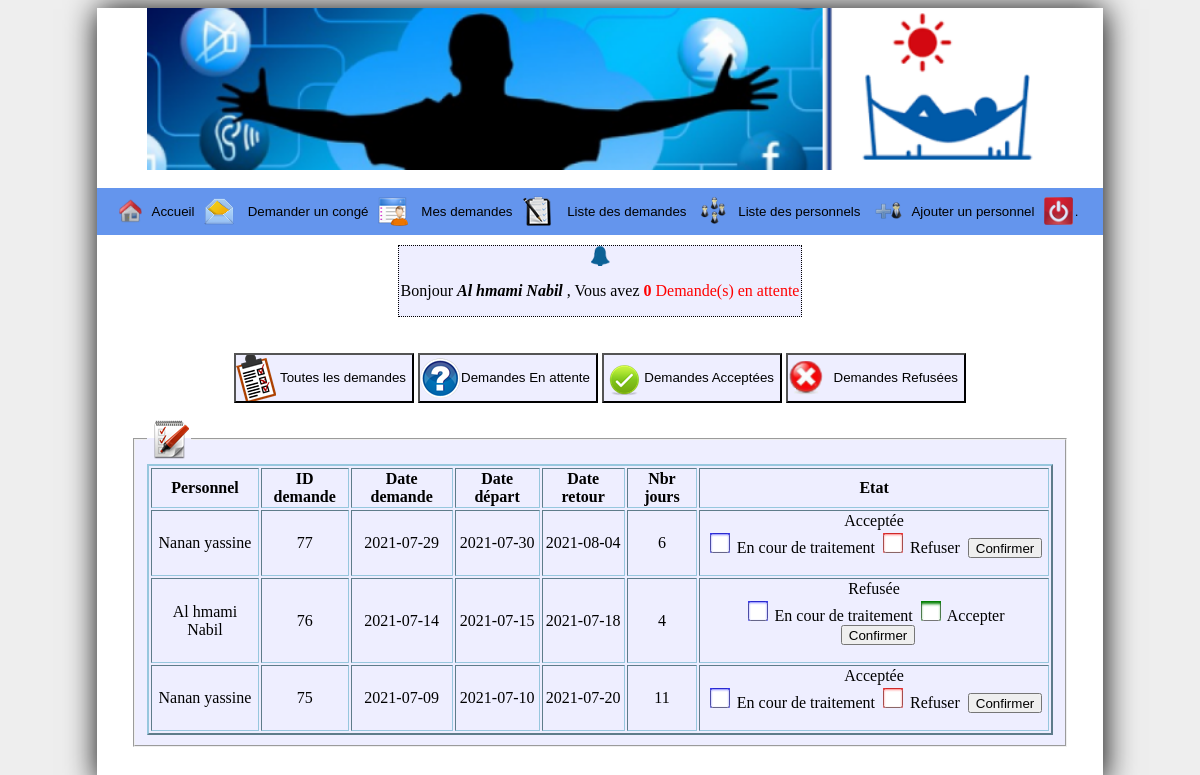
Page /listeDemandes.php (signed in) on the committed database.
### tables this page shows
CREATE TABLE IF NOT EXISTS `demande` (
  `ID` int(11) NOT NULL AUTO_INCREMENT,
  `CIN` varchar(10) NOT NULL,
  `DateDepart` date NOT NULL,
  `DateRetour` date NOT NULL,
  `DateDemande` date NOT NULL,
  `Etat` tinyint(1) NOT NULL,
  PRIMARY KEY (`ID`)
);

CREATE TABLE IF NOT EXISTS `personnel` (
  `cin` varchar(10) NOT NULL,
  `nom` varchar(255) NOT NULL,
  `prenom` varchar(255) NOT NULL,
  `grade` varchar(255) NOT NULL,
  `division` varchar(255) NOT NULL,
  `tel` varchar(12) NOT NULL,
  `adresse` text NOT NULL,
  `jourstot` int(2) NOT NULL,
  `joursrest` int(2) NOT NULL,
  `login` varchar(255) NOT NULL,
  `pass` varchar(255) NOT NULL,
  `admin` int(1) NOT NULL,
  `email` text NOT NULL,
  PRIMARY KEY (`cin`),
  UNIQUE KEY `cin` (`cin`)
);

### config.php (called while the page is built, shortened)
<?php
function dateDiff($date1, $date2){
$date1  = strtotime($date1);
$date2 = strtotime($date2);
    $diff = abs($date1 - $date2);
    $retour = array();
    $tmp = $diff;
    $retour['second'] = $tmp % 60;
    $tmp = floor( ($tmp - $retour['second']) /60 );
    $retour['minute'] = $tmp % 60;
    $tmp = floor( ($tmp - $retour['minute'])/60 );
    $retour['hour'] = $tmp % 24;
    $tmp = floor( ($tmp - $retour['hour'])  / 24 );
    $retour['day'] = $tmp;
    return $retour['day'];
}
 function LesDemandes(){
connexionBdd($bdd);
$req= $bdd->query('SELECT * FROM demande ORDER BY ID DESC');
return $req ;
}
function verifyAdmin(){
if(isset($_SESSION['admin'])){
	if($_SESSION['admin']==0)
       { return false;}
   else{return true ;}}
else{
return false;}
}
function InfosPersonnel($id){
connexionBdd($bdd);
$req=$bdd->query('SELECT * FROM personnel WHERE cin=\'' . strtoupper(htmlspecialchars(trim($id))). '\'');
$rep=$req->fetch();
return $rep;
}
function notifications(){
connexionBdd($bdd);
$req= $bdd->query('SELECT count(*) AS NbenAttente FROM demande WHERE Etat= 0 ');
$rep=$req->fetch();
return $rep['NbenAttente'];
}
?>

### listeDemandes.php (the view, shortened to what this page needs)
<html>
<head>
	<link href="css/styleLD.css" rel="stylesheet">
</head>
<body>
<div class="container">
<?php
include_once('config.php');
if(isset($_GET['enAttente'])){
$reponse=DemandesEnAttente();
}
elseif(isset($_GET['acceptee'])){
$reponse=DemandesAcceptee();
}
elseif(isset($_GET['refusee'])){
$reponse=DemandesRefusee();
}
else{
$reponse=LesDemandes();
}
include_once('header.php');
?>
<br>
<br>
<div class="choix">
<form action="listeDemandes.php" method="get">
    <input type="submit" value ="Toutes les demandes" >
</form>
<form action="listeDemandes.php" method="get">
    <input type="submit" value ="Demandes En attente" >
</form>
<form action="listeDemandes.php" method="get">
    <input type="submit" value ="Demandes Acceptées" >
</form>
<form action="listeDemandes.php" method="get">
    <input type="submit" value ="Demandes Refusées" >
</form>
</div>
<fieldset><legend><img src="images/tt2.png"></legend>
<table border="2" style="text-align:center">
<tr><th>Personnel</th><th>ID demande</th><th>Date demande</th><th>Date départ</th><th>Date retour</th><th>Nbr jours </th><th class="etat">Etat</th></tr>
<?php
while($donnees=$reponse->fetch())
{
	$infos=InfosPersonnel($donnees['CIN']);
	$choixE=true;$choixA=true;$choixR=true;
	$Etat=$donnees['Etat'];
switch ($Etat) {
		case '-1':
			$Etat='Refusée';$choixR=false;break;
		case '1':
			$Etat='Acceptée';$choixA=false;
			break;
	}
$days=dateDiff($donnees['DateRetour'],$donnees['DateDepart'])+1;
	echo "<tr><td>".$infos['nom']." ".$infos['prenom']."</td><td>".$donnees['ID']."</td><td>".$donnees['DateDemande']."</td><td>".$donnees['DateDepart']."</td><td>".$donnees['DateRetour']."</td><td>".$days."</td><td>".$Etat."<br>";
    $id=$donnees['ID'];
$path="";
$lien="listeDemandes.php?".$path;
    echo "
              <form method=\"post\" action=\"$lien\">";
                  if($choixE){echo "<input type=\"checkbox\" name=\"pasEncore\" value=\"$id\" id=\"ch3\"/> <label for=\"ch3\">En cour  de traitement </label>";}
              if($choixA){ echo "<input type=\"checkbox\" name=\"accepter\" value=\"$id\" id=\"ch1\"/> <label for=\"ch1\">Accepter</label> ";}
    if($choixR){echo "<input type=\"checkbox\" name=\"refuser\" value=\"$id\" id=\"ch2\"/> <label for=\"ch2\">Refuser</label>";}
    echo "<input type=\"submit\" value =\"Confirmer\" >
    </form>
     ";
}
echo "</td></th></table>";
?>
</fieldset>
<br>
<br>
</div>
</body>
</html>

### header.php
<header>
	<div class="header">
		<div class="heade">
			<img src="images/logo/pg111.png" style="width:90%;">
			<link href="css/styleHeader.css" rel="stylesheet">
		</div>
		<br>
		<nav>
			<a href="index.php"><button style=" border:none; background-color: cornflowerblue; width:85px; background-image: url('images/dd0.png');">Accueil</button></a>
			<a href="demander.php"><button style="  border:none;width: 170px;background-color: cornflowerblue; background-image: url('images/dd.png');"> Demander un congé</button></a>
			<a href="MesDemandes.php"><button style=" border:none;width: 140px;background-color: cornflowerblue; background-image: url('images/dd2.png');"> Mes demandes</button></a>
			<?php
			include_once('config.php');
			if (verifyAdmin() == true) {
			?>
				<a href="listeDemandes.php"><button style=" border:none;background-color: cornflowerblue;	background-image: url('images/dd6.png');"> Liste des demandes </button></a>
				<a href="listePersonnels.php"><button style=" border:none;background-color: cornflowerblue;	background-image: url('images/dd4.png');"> Liste des personnels</button></a>
				<a href="Inscription.php"><button style=" border:none;background-color: cornflowerblue; background-image: url('images/dd5.png');"> Ajouter un personnel </button></a>
			<?php
			}
			echo "
              <a href=\"deconnexion.php\"><button style=\"width:40px;background-color: cornflowerblue; border:none; background-image: url('images/deconect.png');\">.</button></a>";
			?>
		</nav>
		<?php
		if (verifyAdmin() == true) {
			$val = notifications();
			echo " <div class=\"notifdiv\"> <img src=\"images/notif.png\"/><p>Bonjour <i><b>" . $_SESSION['nom'] . " " . $_SESSION['prenom'] . "</i></b> , Vous avez <span><b>" . $val . " </span></b><a class=\"notif\" href=\"listeDemandes.php?enAttente=1\">  Demande(s) en attente</a></p></div>";
		}
		?>
	</div>
</header>

### css/styleLD.css (style rules this page uses)
.container { box-shadow: 1px 1px 30px black; width: 85%; background-color: rgb(255, 255, 255); margin-left: auto; margin-right: auto; margin-bottom: 1%; }
body { background-color: #EEE; }
.notifdiv { border: 1px dotted black; text-align: center; margin-left: auto; margin-right: auto; margin-top: 1%; background-color: #EEF; width: 40%; }
.notif, span { color: red; }
a { text-decoration: none; }
button { background-color: #EEF; text-align: right; width: 170px; height: 6%; background-repeat: no-repeat; background-position: center left; }
header { text-align: center; background-color: rgb(255, 255, 255); }
fieldset { background-color: #EEF; margin-top: 0px; margin-left: auto; margin-right: auto; width: 90%; }
form { text-align: center; display: inline-block; }
table { width: 100%; height: 30%; }
input[name="pasEncore"] { width: 20px; height: 20px; border: 5px solid red; background: white; border-radius: 3px; box-shadow: inset 0 1px 3px blue; }
input[name="refuser"] { width: 20px; height: 20px; border: 5px solid red; background: white; border-radius: 3px; box-shadow: inset 0 1px 3px red; }
input[name="accepter"] { width: 20px; height: 20px; border: 5px solid red; background: white; border-radius: 3px; box-shadow: inset 0 3px 3px green; }
input[value="Confirmer"] { height: 20px; margin-left: 8px; }
table { border-color: rgb(151, 199, 222); }
.choix { width: 75%; margin-left: auto; margin-right: auto; text-align: center; }
input[value="Demandes En attente"] { height: 50px; width: 180px; background-repeat: no-repeat; background-position: center left; text-align: right; background-image: url('IM/att.png'); background-color: #EEF; }
input[value="Demandes Acceptées"] { height: 50px; width: 180px; background-repeat: no-repeat; background-position: center left; text-align: right; background-image: url('IM/ok.png'); background-color: #EEF; }
input[value="Demandes Refusées"] { height: 50px; width: 180px; background-repeat: no-repeat; background-position: center left; text-align: right; background-image: url('IM/no.png'); background-color: #EEF; }
input[value="Toutes les demandes"] { height: 50px; width: 180px; background-repeat: no-repeat; background-position: center left; text-align: right; background-image: url('IM/tt.png'); background-color: #EEF; }

### css/styleHeader.css (style rules this page uses)
nav { background-color: cornflowerblue; }

### rows in the picture
demande: personnel.nom "Nanan", personnel.prenom "yassine", ID "77", DateDemande "2021-07-29", DateDepart "2021-07-30", DateRetour "2021-08-04", days "6", Etat "Acceptée"
demande: personnel.nom "Al hmami", personnel.prenom "Nabil", ID "76", DateDemande "2021-07-14", DateDepart "2021-07-15", DateRetour "2021-07-18", days "4", Etat "Refusée"
demande: personnel.nom "Nanan", personnel.prenom "yassine", ID "75", DateDemande "2021-07-09", DateDepart "2021-07-10", DateRetour "2021-07-20", days "11", Etat "Acceptée"

### other values in the picture
$_SESSION['nom'] "Al hmami"
$_SESSION['prenom'] "Nabil"
$val "0"
